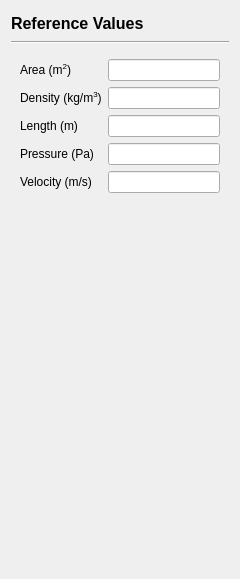
<?xml version="1.0" encoding="UTF-8"?>
<ui version="4.0">
 <class>ReferenceValuesPage</class>
 <widget class="QWidget" name="ReferenceValuesPage">
  <property name="geometry">
   <rect>
    <x>0</x>
    <y>0</y>
    <width>240</width>
    <height>579</height>
   </rect>
  </property>
  <property name="windowTitle">
   <string>Form</string>
  </property>
  <layout class="QVBoxLayout" name="verticalLayout">
   <item>
    <widget class="QLabel" name="title">
     <property name="minimumSize">
      <size>
       <width>0</width>
       <height>24</height>
      </size>
     </property>
     <property name="font">
      <font>
       <pointsize>12</pointsize>
       <bold>true</bold>
      </font>
     </property>
     <property name="text">
      <string>Reference Values</string>
     </property>
    </widget>
   </item>
   <item>
    <widget class="Line" name="line">
     <property name="orientation">
      <enum>Qt::Horizontal</enum>
     </property>
    </widget>
   </item>
   <item>
    <widget class="QWidget" name="widget_2" native="true">
     <layout class="QFormLayout" name="formLayout_3">
      <item row="0" column="0">
       <widget class="QLabel" name="label">
        <property name="text">
         <string>Area (m&lt;sup&gt;2&lt;/sup&gt;)</string>
        </property>
       </widget>
      </item>
      <item row="0" column="1">
       <widget class="QLineEdit" name="area">
        <property name="enabled">
         <bool>true</bool>
        </property>
        <property name="text">
         <string/>
        </property>
       </widget>
      </item>
      <item row="1" column="0">
       <widget class="QLabel" name="label_7">
        <property name="text">
         <string>Density (kg/m&lt;sup&gt;3&lt;/sup&gt;)</string>
        </property>
       </widget>
      </item>
      <item row="1" column="1">
       <widget class="QLineEdit" name="density">
        <property name="enabled">
         <bool>true</bool>
        </property>
        <property name="text">
         <string/>
        </property>
       </widget>
      </item>
      <item row="2" column="0">
       <widget class="QLabel" name="label_8">
        <property name="text">
         <string>Length (m)</string>
        </property>
       </widget>
      </item>
      <item row="2" column="1">
       <widget class="QLineEdit" name="length">
        <property name="enabled">
         <bool>true</bool>
        </property>
        <property name="text">
         <string/>
        </property>
       </widget>
      </item>
      <item row="3" column="0">
       <widget class="QLabel" name="label_9">
        <property name="text">
         <string>Pressure (Pa)</string>
        </property>
       </widget>
      </item>
      <item row="3" column="1">
       <widget class="QLineEdit" name="pressure">
        <property name="enabled">
         <bool>true</bool>
        </property>
        <property name="text">
         <string/>
        </property>
       </widget>
      </item>
      <item row="4" column="0">
       <widget class="QLabel" name="label_10">
        <property name="text">
         <string>Velocity (m/s)</string>
        </property>
       </widget>
      </item>
      <item row="4" column="1">
       <widget class="QLineEdit" name="velocity">
        <property name="enabled">
         <bool>true</bool>
        </property>
        <property name="text">
         <string/>
        </property>
       </widget>
      </item>
     </layout>
    </widget>
   </item>
   <item>
    <spacer name="verticalSpacer">
     <property name="orientation">
      <enum>Qt::Vertical</enum>
     </property>
     <property name="sizeHint" stdset="0">
      <size>
       <width>20</width>
       <height>40</height>
      </size>
     </property>
    </spacer>
   </item>
  </layout>
 </widget>
 <resources/>
 <connections/>
</ui>
